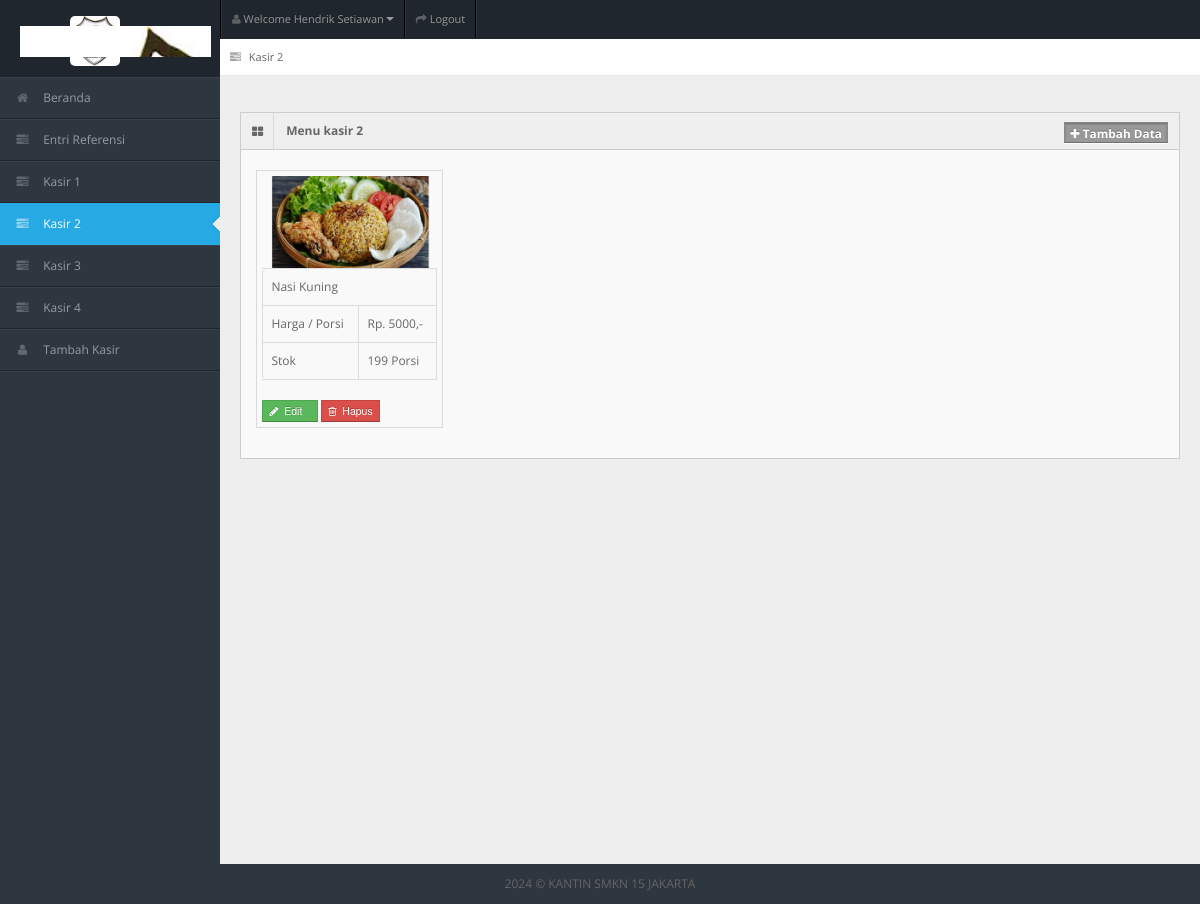
The page /kasir2.php (signed in) on the database its author committed.
### tables this page shows
CREATE TABLE `tb_user` (
  `id_user` int(11) NOT NULL,
  `username` varchar(150) NOT NULL,
  `password` varchar(150) NOT NULL,
  `nama_user` varchar(150) NOT NULL,
  `id_level` int(11) NOT NULL,
  `status` varchar(150) NOT NULL
);

CREATE TABLE `tb_masakan` (
  `id_masakan` int(11) NOT NULL,
  `id_level` int(11) NOT NULL,
  `nama_masakan` varchar(150) NOT NULL,
  `harga` varchar(150) NOT NULL,
  `stok` int(11) NOT NULL,
  `status_masakan` varchar(150) NOT NULL,
  `gambar_masakan` varchar(150) NOT NULL
);

### kasir2.php (the view, shortened to what this page needs)
<!DOCTYPE html>
<?php
include "connection/koneksi.php";
$id = $_SESSION['id_user'];
if(isset ($_SESSION['username'])){
  $query = "select * from tb_user natural join tb_level where id_user = $id";
  mysqli_query($conn, $query);
  $sql = mysqli_query($conn, $query);
  while($r = mysqli_fetch_array($sql)){
?>
<html lang="en">
<head>
    <link rel="stylesheet" href="template/dashboard/css/bootstrap.min.css" />
    <link rel="stylesheet" href="template/dashboard/css/bootstrap-responsive.min.css" />
    <link rel="stylesheet" href="template/dashboard/css/fullcalendar.css" />
    <link rel="stylesheet" href="template/dashboard/css/matrix-style.css" />
    <link rel="stylesheet" href="template/dashboard/css/matrix-media.css" />
    <link href="template/dashboard/font-awesome/css/font-awesome.css" rel="stylesheet" />
    <link rel="stylesheet" href="template/dashboard/css/jquery.gritter.css" />
</head>
<body>
    <div id="header">
        <h1><a href="kasir2.php">Kasir 2</a></h1>
        <img src="gambar/logo155.jpg" alt="logo-smkn15" style="width: 50px; height:50px; margin-top:-25px; margin-left:70px; border-radius: 5px;">
    </div>
    <div id="user-nav" class="navbar navbar-inverse">
        <ul class="nav">
            <li class="dropdown" id="profile-messages"><a title="" href="#" data-toggle="dropdown"
                    data-target="#profile-messages" class="dropdown-toggle"><i class="icon icon-user"></i> <span
                        class="text">Welcome <?php echo $r['nama_user'];?></span><b class="caret"></b></a>
            </li>
            <li class="" onclick="show()" style="cursor:pointer;"><a title=""><i class="icon icon-share-alt"></i> <span
                        class="text">Logout</span></a></li>
        </ul>
    </div>
    <div id="sidebar">
        <ul>
            <?php
    if($r['id_level'] == 1){
  ?>
            <li><a href="beranda.php"><i class="icon icon-home"></i> <span>Beranda</span></a> </li>
            <li> <a href="entri_referensi.php"><i class="icon icon-tasks"></i> <span>Entri
                        Referensi</span></a>
            <li> <a href="kasir1.php"><i class="icon icon-tasks"></i> <span>Kasir 1</span></a>
            <li class="active"> <a href="kasir2.php"><i class="icon icon-tasks"></i> <span>Kasir 2</span></a>
            <li> <a href="kasir3.php"><i class="icon icon-tasks"></i> <span>Kasir 3</span></a>
            <li> <a href="kasir4.php"><i class="icon icon-tasks"></i> <span>Kasir 4</span></a>
            <li> <a href="daftar.php"><i class="icon icon-user"></i> <span>Tambah Kasir</span></a>
            </li>
            <?php
    } else if($r['id_level'] == 2){
  ?>
            <li class="active"><a href="beranda.php"><i class="icon icon-home"></i> <span>Beranda</span></a> </li>
            <li> <a href="entri_order.php"><i class="icon icon-shopping-cart"></i> <span>Entri Order</span></a> </li>
            <li> <a href="entri_transaksi.php"><i class="icon icon-inbox"></i> <span>Entri Transaksi</span></a> </li>
            <li> <a href="generate_laporan.php"><i class="icon icon-print"></i> <span>Generate Laporan</span></a> </li> <?php
    } else if($r['id_level'] == 3){
  ?> <li><a href="beranda.php"><i class="icon icon-home"></i> <span>Beranda</span></a> </li>
            <li> <a href="entri_order2.php"><i class="icon icon-shopping-cart"></i> <span>Entri Order</span></a> </li>
            <li> <a href="entri_transaksi.php"><i class="icon icon-inbox"></i> <span>Entri Transaksi</span></a> </li>
            <li> <a href="generate_laporan.php"><i class="icon icon-print"></i> <span>Generate Laporan</span></a> </li>
            <?php
    } else if($r['id_level'] == 4){
  ?>
            <li><a href="beranda.php"><i class="icon icon-home"></i> <span>Beranda</span></a> </li>
            <li> <a href="entri_order2.php"><i class="icon icon-shopping-cart"></i> <span>Entri Order</span></a> </li>
            <li> <a href="entri_transaksi.php"><i class="icon icon-inbox"></i> <span>Entri Transaksi</span></a> </li>
            <li> <a href="generate_laporan.php"><i class="icon icon-print"></i> <span>Generate Laporan</span></a> </li>
            <?php
    } else if($r['id_level'] == 5){
  ?>
            <li><a href="beranda.php"><i class="icon icon-home"></i> <span>Beranda</span></a> </li>
            <li> <a href="entri_order2.php"><i class="icon icon-shopping-cart"></i> <span>Entri Order</span></a> </li>
            <li> <a href="entri_transaksi.php"><i class="icon icon-inbox"></i> <span>Entri Transaksi</span></a> </li>
            <li> <a href="generate_laporan.php"><i class="icon icon-print"></i> <span>Generate Laporan</span></a> </li>
            <?php
    }
  ?>
        </ul>
    </div>
    <div id="content">
        <div id="content-header">
            <div id="breadcrumb"> <a href="kasir2.php" title="Go to here" class="tip-bottom"><i
                        class="icon icon-tasks"></i> Kasir 2</a></div>
        </div>
        <div class="container-fluid">
            <div class="row-fluid">
                <?php
      if($r['id_level'] == 1){
    ?>
                <div class="widget-box">
                    <div class="widget-title bg_lg"><span class="icon"><i class="icon-th-large"></i></span>
                        <h5>Menu kasir 2</h5>
                        <a href="tambah_menu2.php" class="btn btn-info btn-mini label"><i
                                class="icon-plus"></i>&nbsp;Tambah Data</a>
                    </div>
                    <div class="widget-content">
                        <ul class="thumbnails">
                            <div class="btn-icon-pg">
                                <ul>
                                    <?php
                  $query_data_makanan = "select * from tb_masakan JOIN tb_level ON tb_masakan.id_level = tb_level.id_level WHERE tb_level.nama_level = 'kasir2' ORDER BY tb_masakan.id_masakan DESC";
                  $sql_data_makanan = mysqli_query($conn, $query_data_makanan);
                  while($r_dt_makanan = mysqli_fetch_array($sql_data_makanan)){
                ?>
                                    <li class="span2">
                                        <a> <img src="gambar/<?php echo $r_dt_makanan['gambar_masakan']?>" alt=""> </a>
                                        <table class="table table-bordered">
                                            <tbody>
                                                <tr>
                                                    <td><?php echo $r_dt_makanan['nama_masakan'];?></td>
                                                </tr>
                                                <tr>
                                                    <td>Harga / Porsi</td>
                                                    <td>Rp. <?php echo $r_dt_makanan['harga'];?>,-</td>
                                                </tr>
                                                <tr>
                                                    <td>Stok</td>
                                                    <td><?php echo $r_dt_makanan['stok'];?> Porsi</td>
                                                </tr>
                                            </tbody>
                                        </table>
                                        <form action="" method="post">
                                            <button type="submit" value="<?php echo $r_dt_makanan['id_masakan'];?>"
                                                name="edit_menu2" class="btn btn-success btn-mini"><i
                                                    class='icon-pencil'></i>&nbsp;&nbsp;Edit &nbsp;&nbsp;</button>
                                            <button type="submit" value="<?php echo $r_dt_makanan['id_masakan'];?>"
                                                name="hapus_menu" class="btn btn-mini btn-danger"><i
                                                    class='icon icon-trash'></i>&nbsp; Hapus</button>
                                        </form>
                                    </li>
                                    <?php
                    }
                  ?>
                                </ul>
                            </div>
                        </ul>
                    </div>
                </div>
                <?php
        }
      ?>
            </div>
        </div>
    </div>
    <div class="row-fluid">
        <div id="footer" class="span12"> <?php echo date('Y'); ?> &copy; KANTIN <a href="#">SMKN
                15 JAKARTA</a>
        </div>
</body>
</html>
<?php
  }
} else {
  header('location: logout.php');
}
?>

### template/dashboard/css/matrix-media.css (style rules this page uses)
body { background:#2E363F; }
#header { background-color: #1f262d; margin-top:10px; }
#sidebar > ul { border-bottom: 1px solid #37414b }
#sidebar > ul > li { border-top: 1px solid #37414b; border-bottom: 1px solid #1f262d; }
#sidebar > ul > li.active { background-color: #27a9e3; border-bottom: 1px solid #27a9e3; border-top: 1px solid #27a9e3; }
#sidebar > ul > li.active a { color:#fff; text-decoration:none; }

### rows shown on the page
tb_user: nama_user "Hendrik Setiawan"
tb_masakan: gambar_masakan (picture), nama_masakan "Nasi Kuning", harga "5000", stok "199", $r_dt_makanan['id_masakan'] 52 (drawn)
